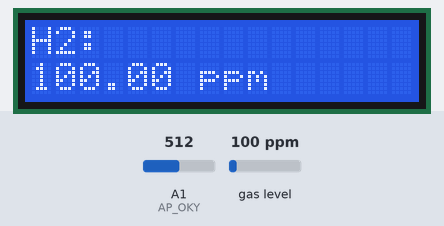
Bench run of a sketch on a simulated Arduino Uno, built with avr-gcc and run on an emulated ATmega328P. On the bench: 16×2 character LCD. The test bench sets the inputs (shaded band); at power-on: gas level 100 ppm, A1 (AP_OKY) = 512.

Above: at 3.7 s.
3.8 s: gas level set to 20 ppm
At 6.6 s:
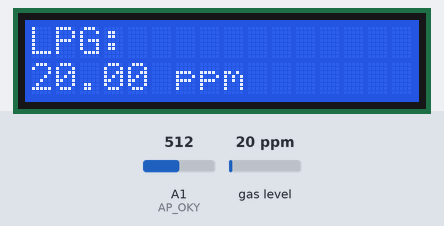
12.4 s: gas level set to 250 ppm
At 15.5 s:
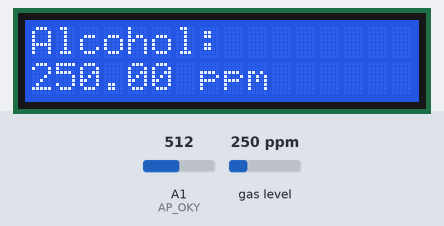
21.0 s: gas level set to 500 ppm
At 28.1 s:
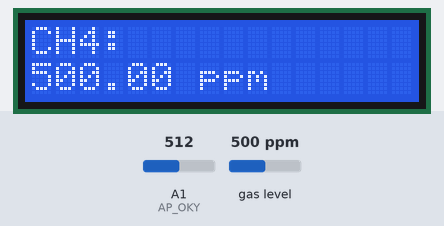
Timing chart, 0 to 29.6 s (numbered marks = the images above; inputs shaded):
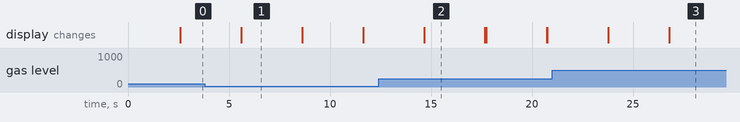

The sketch:

mt.ino
```cpp
#include <Wire.h>
//definirea bibliotecilor și inițialiarea LCD-ului
#include <hd44780.h>
#include <hd44780ioClass/hd44780_I2Cexp.h>
int display_col = 16;
int display_row = 2;
//declararea obiectului LCD
hd44780_I2Cexp display(0x27,display_col,display_row);
//definirea bibliotecilor și variabilelor pentru MQ-8
#include <MQUnifiedsensor.h>
#define board "Arduino UNO"
#define Voltage 5
#define AP_MQ8 A0 //Analog input 0 of your arduino
#define type "MQ-8" //MQ8
#define ADC_Bit_Resolution 10 // For arduino UNO/MEGA/NANO
#define RatioMQ8CleanAir 70   //RS / R0 = 70 ppm
#define calibration_button 13 //Pin to calibrate your sensor
MQUnifiedsensor MQ8(board, Voltage, ADC_Bit_Resolution, AP_MQ8, type);
//definirea pin-ului pentru KY-38
#define AP_OKY 1
int sum = 0;

const int SampleWindow = 50; unsigned int sample;
void setup() {
  Serial.begin(9600);
  display.begin(display_col,display_row);
  pinMode(AP_MQ8,INPUT);
  pinMode(AP_OKY,INPUT);
  MQ8.setRegressionMethod(1); //_PPM =  a*ratio^b
  MQ8.init();
  MQ8.setRL(10);
  display.print("Starting ...");delay(2500);
  /* OB: Se folosește doar la început pentru calibrare
  display.print("Calibrating please wait.");
  float calcR0 = 0;
  for(int i = 1; i<=10; i ++)
  {
    MQ8.update(); // Update data, the arduino will read the voltage from the analog pin
    calcR0 += MQ8.calibrate(RatioMQ8CleanAir); Serial.print(".");
  }
  MQ8.setR0(calcR0/10);
  Serial.println("  done!.");*/
  MQ8.setR0(0.91);
}

void loop() {
  MQ8.update(); // Update data, the arduino will read the voltage from the analog pin
  display.clear();

  MQ8.setA(976.97); MQ8.setB(-0.688); // hidrogen
  float H2 = MQ8.readSensor();
  display.print("H2: ");
  display.setCursor(0,1);
  display.print(H2);display.print(" ppm");delay(3000);display.clear();

  MQ8.setA(10000000); MQ8.setB(-3.123); // GPL
  float LPG = MQ8.readSensor();
  display.print("LPG: ");
  display.setCursor(0,1);
  display.print(LPG);display.print(" ppm");delay(3000);display.clear();

  MQ8.setA(80000000000000); MQ8.setB(-6.666); // butan
  float CH4 = MQ8.readSensor();
  display.print("CH4: ");
  display.setCursor(0,1);
  display.print(CH4);display.print(" ppm");delay(3000);display.clear();

  MQ8.setA(2000000000000000000); MQ8.setB(-8.074); // monoxid de carbon
  float CO = MQ8.readSensor();
  display.print("CO: ");
  display.setCursor(0,1);
  display.print(CO);display.print(" ppm");delay(3000);display.clear();

  MQ8.setA(76101); MQ8.setB(-1.86); // alcool
  float Alcohol = MQ8.readSensor();
  display.print("Alcohol: ");
  display.setCursor(0,1);
  display.print(Alcohol);display.print(" ppm");delay(3000);display.clear();

  unsigned long startMillis = millis();
  float peakTopeak = 0;
  unsigned int signalMax = 0;unsigned int signalMin = 1024;

for(int i=0;i<128;i++){
  sum += analogRead(AP_OKY);
  }
float nr = sum/128;

  while( millis()-startMillis<SampleWindow ){
    sample = analogRead(AP_OKY);
    if(sample<1024){
      if(sample>signalMax) signalMax = sample;
      else if(sample<signalMin) signalMin = sample;
    }
  }
  peakTopeak = signalMax-signalMin;//diferenta de semnale
  float db = map(peakTopeak,10,900,35,65);
  display.print("Loudness: ");
  display.setCursor(0,1);
  if( db<=35 ) display.print("Average");
  else         display.print("Loud");
  delay(3000);display.clear();
  sum = 0;

  }
```

Measured:
- what the display in image 1 shows lasts 3.0 s, from 5.6 s to 8.6 s
